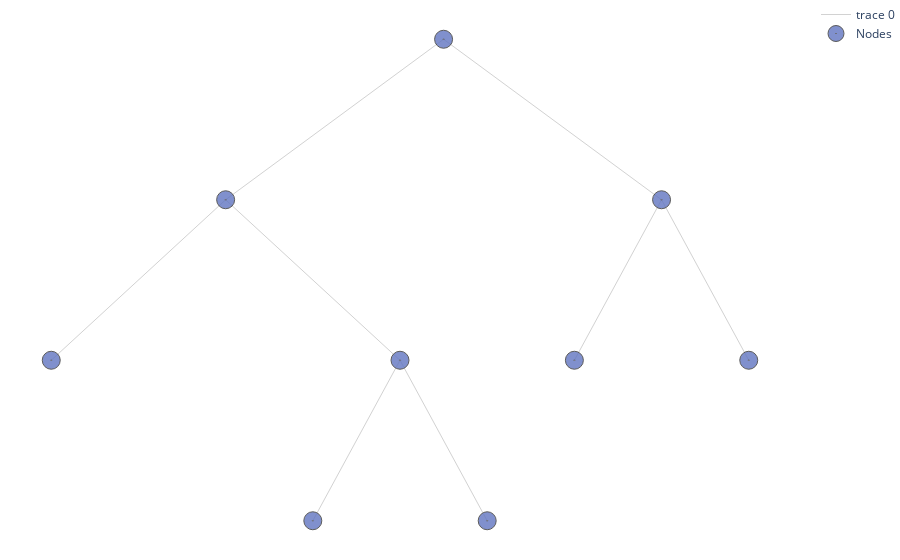

The code cell stored with this chart in its notebook:
### Code cell
alpha, pruned_table = tree.pruning(features_test, n_features_test, y_test, table = True)
pruned_table.style.hide()

### Figure 1 — Plotly figure (JSON) as saved in the notebook; plotly's stock layout.template omitted (floating-point values rounded to 4 significant figures)
{"data": [{"hoverinfo": "none", "line": {"color": "rgb(210,210,210)", "width": 1}, "mode": "lines", "type": "scatter", "x": [0, -1.25, null, 0, 1.25, null, -1.25, -2.25, null, -1.25, -0.25, null, 1.25, 0.75, null, 1.25, 1.75, null, -0.25, -0.75, null, -0.25, 0.25, null], "y": [6, 5, null, 6, 5, null, 5, 4, null, 5, 4, null, 5, 4, null, 5, 4, null, 4, 3, null, 4, 3, null]}, {"hoverinfo": "text", "marker": {"color": "#6175c1", "line": {"color": "rgb(50,50,50)", "width": 1}, "size": 18, "symbol": "circle-dot"}, "mode": "markers", "name": "Nodes", "opacity": 0.8, "text": ["n10<br>Class: NO<br>tau : None<br>Samples : 5<br>GPR: []<br>LPR: []", "n6<br>Class: YES<br>tau : None<br>Samples : 33<br>GPR: 0.694<br>LPR: 0.333", "n7<br>Class: NO<br>tau : None<br>Samples : 194<br>GPR: 0.213<br>LPR: 0.112", "n1<br>ShelveLoc in (b'Medium', b'Bad')<br>Class:NO<br>tau : 0.15<br>Samples: 280<br>GPR: 0.177<br>LPR: 0.153", "n2<br>Price > 121.0<br>Class:YES<br>tau : 0.18<br>Samples: 53<br>GPR: 0.809<br>LPR: 0.184", "n4<br>Class: YES<br>tau : None<br>Samples : 27<br>GPR: 0.481<br>LPR: 0.169", "n5<br>Income > 36.0<br>Class:YES<br>tau : 0.38<br>Samples: 26<br>GPR: 0.919<br>LPR: 0.381", "n11<br>Class: YES<br>tau : None<br>Samples : 21<br>GPR: 0.563<br>LPR: 0.234", "n3<br>Price > 92.5<br>Class:NO<br>tau : 0.14<br>Samples: 227<br>GPR: 0.442<br>LPR: 0.144"], "type": "scatter", "x": [-0.75, 0.75, 1.75, 0, -1.25, -2.25, -0.25, 0.25, 1.25], "y": [3, 4, 4, 6, 5, 4, 4, 3, 5]}], "layout": {"margin": {"b": 0, "l": 0, "r": 0, "t": 0}, "plot_bgcolor": "rgba(0, 0, 0, 0)", "xaxis": {"showticklabels": false, "visible": false}, "yaxis": {"showticklabels": true, "visible": false}}}
